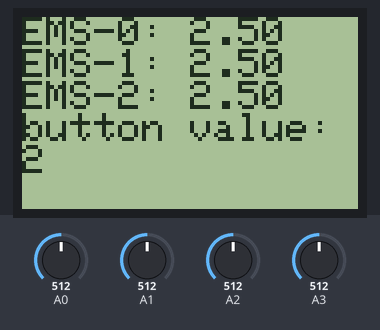
This sketch was run on a simulated Arduino Uno, built with avr-gcc and run on an emulated ATmega328P. On the bench: 84×48 one-colour display. Inputs (shaded band) come from the test bench; at power-on: A0 = 512, A1 = 512, A2 = 512, A3 = 512.

Above: at 1.8 s.
1.9 s: A0 set to 525
At 3.2 s:
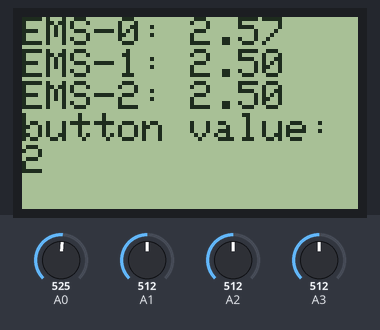
3.5 s: A1 set to 716
At 5.0 s:
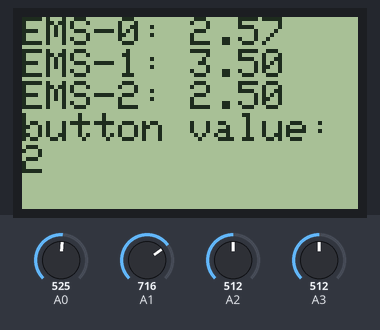
5.6 s: A2 set to 716
At 6.7 s:
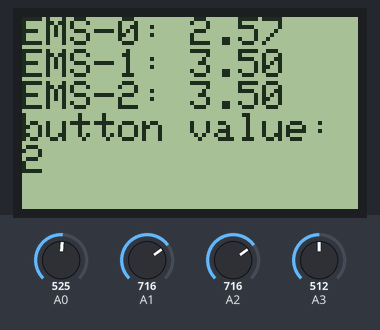
7.6 s: A3 set to 992
At 8.5 s:
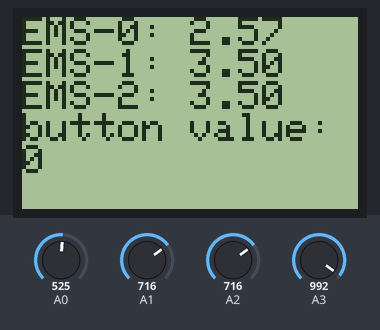
9.7 s: A0 set to 716
At 11.4 s:
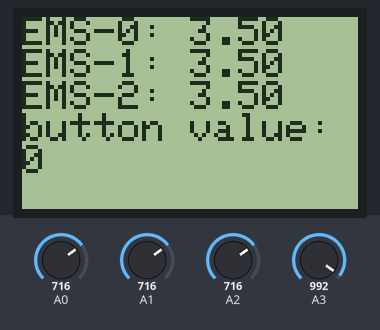
11.7 s: A1 set to 992
At 13.3 s:
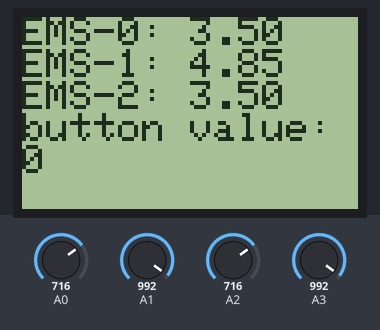
Timing chart, 0 to 14.7 s (numbered marks = the images above; inputs shaded):
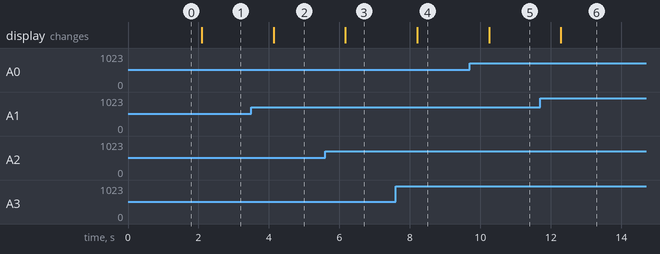

Measured:
- the behaviour switches between 512 and 513 on A0 (found by bisection; images 0 and 1)
- after the input at 1.9 s, the display: changes after 0.19 s (image 1)
- after the input at 3.5 s, the display: changes after 0.63 s (image 2)
- after the input at 5.6 s, the display: changes after 0.57 s (image 3)
- after the input at 7.6 s, the display: changes after 0.61 s (image 4)
- after the input at 9.7 s, the display: changes after 0.55 s (image 5)
- after the input at 11.7 s, the display: changes after 0.59 s (image 6)

The sketch:

EMS.ino
```cpp
/*
 * This demo code only demostrate it is working by read analog value, not able to get correct current value
 * read a hair dry will get 2.4V~2.55V varying voltage, the amlification should be used for calculation.
 */

#include <SPI.h>
#include <Adafruit_GFX.h>
#include <Adafruit_PCD8544.h>

Adafruit_PCD8544 display = Adafruit_PCD8544(5, 3, 6);

float voltage_0;
float voltage_1;
float voltage_2;
float btn;
int pressed_btn;

void setup()   {
  Serial.begin(9600);

  display.begin();
  display.setContrast(50);

}


void loop() {
  read_analog();
  read_button();
  update_display();

}
```

misc.ino
```cpp
void read_analog() {
  int sen_0 = analogRead(A0);
  voltage_0 = sen_0 * (5.0 / 1023.0);

  int sen_1 = analogRead(A1);
  voltage_1 = sen_1 * (5.0 / 1023.0);

  int sen_2 = analogRead(A2);
  voltage_2 = sen_2 * (5.0 / 1023.0);
}
void read_button() {
  int sbtn = analogRead(A3);
  btn = sbtn * (5.0 / 1023.0);
  if (btn <= 4.6 and btn >= 4.2) {
    pressed_btn = 1;
  } else if ( btn <= 4.2) {
    pressed_btn = 2;
  } else {
    pressed_btn = 0;
  }
}

void update_display() {
  display.clearDisplay();
  display.setTextSize(1);
  display.setTextColor(BLACK);
  display.setCursor(0, 0);

  display.print("EMS-0: ");
  display.println(voltage_0);
  display.print("EMS-1: ");
  display.println(voltage_1);
  display.print("EMS-2: ");
  display.println(voltage_2);

  display.print("button value: ");
  display.println(pressed_btn);

  display.display();
  delay(1000);

}
```
